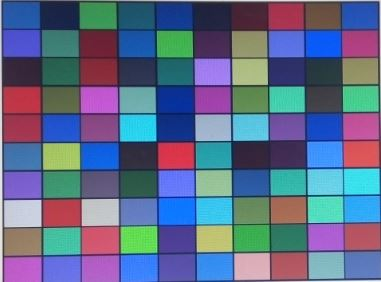
%> input picture proc.JPG, 381 x 282 px
$ octave demo.m   (GNU Octave 9; MATLAB toolbox functions it lacks are replaced by stand-ins)
%> lines starting %> are read from the running program, lines starting %| are printed output that depends on the picture
### color_xform.m
function [cal_img, a, fit] = color_xform(orig_img, orig_top, orig_left, orig_bot, orig_right, ...
                                                                 orig_patch_info, ...
                                                                 proc_img, proc_top, proc_left, proc_bot, proc_right, ...
                                                                 robust, nonlinear)
% function [cal_img, a, fit] = color_xform(orig_img, orig_top, orig_left, orig_bot, orig_right, ...
% orig_patch_info, proc_img, proc_top, proc_left, proc_bot, proc_right, robust, nonlinear);

% Calculates and returns the calibrated color corrected processed image (cal_img), given an
% original image (orig_img) and a processed image (proc_img). orig_img and proc_img must have
% the same dimensions and are three dimensional with each third dimension holding the color
% image planes (e.g., R, G, B).

% If two output arguments are requested, also returns the 4 x 3 least squares color correction matrix
% transformation [A] that maps a processed image (proc_img) to the original image (orig_img)
% according to the following transformation:

% |orig_r_1 orig_g_1 orig_b_1| |1 proc_r_1 proc_g_1 proc_b_1|
% |orig_r_2 orig_g_2 orig_b_2| |1 proc_r_2 proc_g_2 proc_b_2|
% |orig_r_3 orig_g_3 orig_b_3| |1 proc_r_3 proc_g_3 proc_b_3|
% | . . . | = |. . . . | * [A]
% | . . . | |. . . . | 4 x 3
% | . . . | |. . . . |
% |orig_r_n orig_g_n orig_b_n| |1 proc_r_n proc_g_n proc_b_n|
% n x 3 n x 4

% In the above equation, n is the number of color patches that will be used to perform the
% least-squares estimate of A (see orig_patch_info below).

% If three output arguments are requested, also returns the non-linear pre-correction or post
% correction fit that was individually applied to the color components (see below).

% The image sub-region examined by the alogorithms is specified by TOP, LEFT, BOT, & RIGHT. If
% using a test chart, this image sub-region should be the top-left and bot-right corners of the
% test chart and include the black portion of the test chart for both the original image and the
% processed image. The top-left pixel in the image is defined as coordinate (1, 1). The image
% sub-regions of the original and processed images are compared and used to compute a linear
% transformation factor between the orig_patch_info and the corresponding patch information for
% the processed image. Thus, for example, a test chart contained within the original and
% processed images does not have to be the same size or located in the same horizontal and vertical
% position. However, the two sub-regions must not be rotated with respect to each other as this
% routine does not perform any rotational correction.

% orig_patch_info is a two dimensional matrix where each row specifies the following information
% about each color patch in the original image:
% first_row - the first row number of the color patch
% first_col - the first col number of the color patch
% row_size - the number of rows in the color patch
% col_size - the number of cols in the color patch

% The number of rows in orig_patch_info specifies the number of points n that will be used in the
% above least squares solution to find the color transformation matrix [A]. The user may want to add
% a safety margin to each beginning patch location and size since the entire patch area specified by
% the orig_patch_info matrix is averaged to produce low noise estimates of the color values for each
% patch before the least squares solution is calculated. Routine generate_chart can be used to obtain
% the orig_patch_info with a safety margin added.

% The following inputs control the least-squares fitting procedure:
% robust = 0 Perform a normal least-squares fit
% = 1 Perform a robust least-squares fit reducing outlier weights.

% nonlinear = 0 Do not perform a non-linear transform on R, G, and B (individually).
% = -1 Perform a non-linear transform on R, G, and B before the color matrix
% = 1 Perform a non-linear transform on R, B, and B after the color matrix

% Set the order of the non-linear fit. Use a polynomial of order 3 since this approximates
% non-linear s-curve responses.
order = 3;
fit = zeros (order+1,3);

% Check image sizes
if (size(orig_img) ~= size(proc_img))
    disp('The original and processed images must have the same dimensions');
    return
end

% Find the total number of color patches
n = size(orig_patch_info,1);

% Compute the translation and scale between the original color
% chart patches and the processed color chart patches.
proc_patch_info = zeros(n,4);
r_scale = (proc_bot-proc_top)/(orig_bot-orig_top); % row size scale factor
proc_patch_info(:,3) = orig_patch_info(:,3)*r_scale;
c_scale = (proc_right-proc_left)/(orig_right-orig_left); % col size scale factor
proc_patch_info(:,4) = orig_patch_info(:,4)*c_scale;
r_shift = proc_top - r_scale*orig_top; % row shift after size scaling
proc_patch_info(:,1) = r_scale*orig_patch_info(:,1) + r_shift;
c_shift = proc_left - c_scale*orig_left; % col shift after size scaling
proc_patch_info(:,2) = c_scale*orig_patch_info(:,2) + c_shift;
% Round processed patch indices to the nearest integer
proc_patch_info = round(proc_patch_info);

% Calculate the R, G, B mean of each patch.
orig_mean = zeros(n,3);
proc_mean = zeros(n,3);
for i = 1:n
    % Original image
    or_1 = orig_patch_info(i,1); % top coordinate of orig patch
    oc_1 = orig_patch_info(i,2); % left coordinate of orig patch
    or_2 = orig_patch_info(i,1) + orig_patch_info(i,3) - 1; % bottom coordinate of original patch
    oc_2 = orig_patch_info(i,2) + orig_patch_info(i,4) - 1; % right coordinate of original patch
    orig_mean(i,:) = ...
        mean(reshape(orig_img(or_1:or_2, oc_1:oc_2, :),orig_patch_info(i,3)*orig_patch_info(i,4),3));
    % Processed image
    cr_1 = proc_patch_info(i,1); % top coordinate of processed patch
    cc_1 = proc_patch_info(i,2); % left coordinate of processed patch
    cr_2 = proc_patch_info(i,1) + proc_patch_info(i,3) - 1; % bottom coordinate of processed patch
    cc_2 = proc_patch_info(i,2) + proc_patch_info(i,4) - 1; % right coordinate of processed patch
    proc_mean(i,:) = ...
        mean(reshape(proc_img(cr_1:cr_2, cc_1:cc_2, :),proc_patch_info(i,3)*proc_patch_info(i,4),3));
end

% Free up memory
clear orig_img

% Plot results and store figures
figure(4); hold on
plot(proc_mean(:,1), orig_mean(:,1),'r.','markersize', 15); grid on
set(gca,'LineWidth',1)
set(gca,'FontName','Ariel')
set(gca,'fontsize',12)
xlabel('Processed Mean Red')
ylabel('Original Mean Red')
title('Orig Mean Red vs. Proc Mean Red')
hold off
print -depsc2 -tiff figure4
print -dpng figure4

figure(5);hold on
plot(proc_mean(:,2), orig_mean(:,2),'g.', 'markersize', 15);grid on
set(gca,'LineWidth',1)
set(gca,'FontName','Ariel')
set(gca,'fontsize',12)
xlabel('Processed Mean Green')
ylabel('Original Mean Green')
title('Orig Mean Green vs. Proc Mean Green')
hold off
print -depsc2 -tiff figure5
print -dpng figure5

figure(6);hold on
plot(proc_mean(:,3), orig_mean(:,3),'b.', 'markersize', 15);grid on
set(gca,'LineWidth',1)
set(gca,'FontName','Ariel')
set(gca,'fontsize',12)
xlabel('Processed Mean Blue')
ylabel('Original Mean Blue')
title('Orig Mean Blue vs. Proc Mean Blue')
hold off
print -depsc2 -tiff figure6
print -dpng figure6

% Apply a pre monotonic non-linear transformation on R, G, and B (individually) if requested.
if (nonlinear == -1)
    proc_mean_nlin = zeros(n,3);
    [fit(:,1), proc_mean_nlin(:,1)] = polyfit_monotonic(proc_mean(:,1), orig_mean(:,1), 3);
    [fit(:,2), proc_mean_nlin(:,2)] = polyfit_monotonic(proc_mean(:,2), orig_mean(:,2), 3);
    [fit(:,3), proc_mean_nlin(:,3)] = polyfit_monotonic(proc_mean(:,3), orig_mean(:,3), 3);
    % Plot results and store figures.
    figure(10);  hold on
    plot(proc_mean(:,1),proc_mean_nlin(:,1),'.r', 'markersize', 15);grid on
    set(gca,'LineWidth',1)
    set(gca,'FontName','Ariel')
    set(gca,'fontsize',12)
    xlabel('Red Before Non-linear Transformation')
    ylabel('Red After Non-linear Transformation')
    title('Non-linear Red Transformation')
    hold off
    print -depsc2 -tiff figure10
    print -dpng figure10

    figure(11);hold on
    plot(proc_mean(:,2),proc_mean_nlin(:,2),'.g', 'markersize', 15);grid on
    set(gca,'LineWidth',1)
    set(gca,'FontName','Ariel')
    set(gca,'fontsize',12)
    xlabel('Green Before Non-linear Transformation')
    ylabel('Green After Non-linear Transformation')
    title('Non-linear Green Transformation')
    hold off
    print -depsc2 -tiff figure11
    print -dpng figure11

    figure(12); hold on
    plot(proc_mean(:,3),proc_mean_nlin(:,3),'.b', 'markersize', 15); grid on
    set(gca,'LineWidth',1)
    set(gca,'FontName','Ariel')
    set(gca,'fontsize',12)
    xlabel('Blue Before Non-linear Transformation')
    ylabel('Blue After Non-linear Transformation')
    title('Non-linear Blue Transformation')
    hold off
    print -depsc2 -tiff figure12
    print -dpng figure12
    % Re-assign proc_mean to proc_mean_nlin in preparation for color matrix calculation
    proc_mean = proc_mean_nlin;
end

% Add col of ones to proc_mean in preparation for linear fit
proc_mean = [ones(n,1) proc_mean];

% Calculate a using least squares fit: all points equally weighted.
a = proc_mean\orig_mean;

% Calculate a using iterative robust fitting option that reduces the weight of outliers.
if (robust)
    max_tries = 1000; % Maximum number of tries per each robust fit
    max_change = .0001; % Maximum change allowed on each matrix element before stopping
    i_try = 0;
    this_change = inf; % initial large number to force execution of while loop
    while ((i_try <= max_tries) & (this_change > max_change))
        i_try = i_try + 1;
        last_a = a;
        % Decrease the weight on the outliers and perform new fit
        err = orig_mean - proc_mean*a; % error on each R, G, and B component, sample by sample
        err = sqrt(err(:,1).^2 + err(:,2).^2 + err(:,3).^2); % Euclidean error for each RGB sample
        cost = 1./(err+.1); % cost vector is inverse of error, limited to prevent divide by zero
        cost = cost./norm(cost); % normalize the cost vector
        cost2 = cost.*cost; % square the cost vector
        cost2_mat = sparse(1:n,1:n,cost2,n,n); % create the cost matrix
        a = inv(proc_mean'*cost2_mat*proc_mean)*proc_mean'*cost2_mat*orig_mean; % updated a
        this_change = max(max(abs(a-last_a))); % calculate them maximum change in the a elements
    end
end

% Apply a post monotonic non-linear transformation on R, G, and B (individually) if requested.
if (nonlinear == 1)
    orig_mean_hat = proc_mean*a;
    orig_mean_hat_nlin = zeros(n,3);
    [fit(:,1), orig_mean_hat_nlin(:,1)] = polyfit_monotonic(orig_mean_hat(:,1), orig_mean(:,1), 3);
    [fit(:,2), orig_mean_hat_nlin(:,2)] = polyfit_monotonic(orig_mean_hat(:,2), orig_mean(:,2), 3);
    [fit(:,3), orig_mean_hat_nlin(:,3)] = polyfit_monotonic(orig_mean_hat(:,3), orig_mean(:,3), 3);
    % Plot results and store figures.
    figure(10);  hold on
    plot(orig_mean_hat(:,1),orig_mean_hat_nlin(:,1),'.r', 'markersize', 15);
    grid on
    set(gca,'LineWidth',1)
    set(gca,'FontName','Ariel')
    set(gca,'fontsize',12)
    xlabel('Red Before Non-linear Transformation')
    ylabel('Red After Non-linear Transformation')
    title('Non-linear Red Transformation')
    hold off
    print -depsc2 -tiff figure10
    print -dpng figure10

    figure(11);  hold on
    plot(orig_mean_hat(:,2),orig_mean_hat_nlin(:,2),'.g', 'markersize', 15);
    grid on
    set(gca,'LineWidth',1)
    set(gca,'FontName','Ariel')
    set(gca,'fontsize',12)
    xlabel('Green Before Non-linear Transformation')
    ylabel('Green After Non-linear Transformation')
    title('Non-linear Green Transformation')
    hold off
    print -depsc2 -tiff figure11
    print -dpng figure11
    figure(12)
    hold on
    plot(orig_mean_hat(:,3),orig_mean_hat_nlin(:,3),'.b', 'markersize', 15);
    grid on
    set(gca,'LineWidth',1)
    set(gca,'FontName','Ariel')
    set(gca,'fontsize',12)
    xlabel('Blue Before Non-linear Transformation')
    ylabel('Blue After Non-linear Transformation')
    title('Non-linear Blue Transformation')
    hold off
    print -depsc2 -tiff figure12
    print -dpng figure12
end

% Calculate the calibrated processed image (cal_img).
% Find the total number of rows and columns in proc_img
[nr, nc, planes] = size(proc_img);
if (nonlinear == 0)
    % Apply the matrix fit that was calculated to find the final processed image.
    cal_img = [ones(nr*nc,1) reshape(permute(proc_img,[3,1,2]), 3, nr*nc)'] * a;
end
if (nonlinear == 1)
    % Apply the color matrix fit first.
    cal_img = [ones(nr*nc,1) reshape(permute(proc_img,[3,1,2]), 3, nr*nc)'] * a;
    % Then apply the nonlinear transform function that was found on each R, G, and B component.
    cal_img(:,1) = polyval(fit(:,1), cal_img(:,1));
    cal_img(:,2) = polyval(fit(:,2), cal_img(:,2));
    cal_img(:,3) = polyval(fit(:,3), cal_img(:,3));
end
if (nonlinear == -1)
    % Apply the nonlinear transform function that was found on each R, G, and B component first.
    cal_img = zeros(nr*nc,planes);
    proc_img_reshape = reshape(permute(proc_img,[3,1,2]), 3, nr*nc)';
    cal_img(:,1) = polyval(fit(:,1), proc_img_reshape(:,1));
    cal_img(:,2) = polyval(fit(:,2), proc_img_reshape(:,2));
    cal_img(:,3) = polyval(fit(:,3), proc_img_reshape(:,3));
    clear proc_imge_reshape
    % Then apply the color matrix fit.
    cal_img = [ones(nr*nc,1) cal_img] * a;
end


% Reformat cal_img
cal_img = reshape(cal_img, nr, nc,3);
% Calculate the R, G, B mean of each patch in new calibrated image.
proc_mean2 = zeros(n,3);
for i = 1:n
    % Processed image
    cr_1 = proc_patch_info(i,1); % top coordinate of processed patch
    cc_1 = proc_patch_info(i,2); % left coordinate of processed patch
    cr_2 = proc_patch_info(i,1) + proc_patch_info(i,3) - 1; % bottom coordinate of processed patch
    cc_2 = proc_patch_info(i,2) + proc_patch_info(i,4) - 1; % right coordinate of processed patch
    proc_mean2(i,:) = ...
        mean(reshape(cal_img(cr_1:cr_2, cc_1:cc_2, :),proc_patch_info(i,3)*proc_patch_info(i,4),3));
end

% Plot results versus original and store figures.
figure(7)
hold on
plot(proc_mean2(:,1), orig_mean(:,1),'r.', 'markersize', 15);
grid on
set(gca,'LineWidth',1)
set(gca,'FontName','Ariel')
set(gca,'fontsize',12)
xlabel('Final Fitted Processed Mean Red')
ylabel('Original Mean Red')
title('Orig Mean Red vs. Final Fitted Proc Mean Red')
hold off
print -depsc2 -tiff figure7
print -dpng figure7
figure(8)
hold on
plot(proc_mean2(:,2), orig_mean(:,2), 'g.', 'markersize', 15);
grid on
set(gca,'LineWidth',1)
set(gca,'FontName','Ariel')
set(gca,'fontsize',12)
xlabel('Final Fitted Processed Mean Green')
ylabel('Original Mean Green')
title('Orig Mean Green vs. Final Fitted Proc Mean Green')
hold off
print -depsc2 -tiff figure8
print -dpng figure8
figure(9)
hold on
plot(proc_mean2(:,3), orig_mean(:,3), 'b.', 'markersize', 15);
grid on
set(gca,'LineWidth',1)
set(gca,'FontName','Ariel')
set(gca,'fontsize',12)
xlabel('Final Fitted Processed Mean Green')
ylabel('Original Mean Blue')
title('Orig Mean Blue vs. Final Fitted Proc Mean Blue')
hold off
print -depsc2 -tiff figure9
print -dpng figure9

### polyfit_monotonic.m
function [fit, yhat] = polyfit_monotonic(x, y, order)
% function [fit, yhat] = polyfit_monotonic(x, y, order);
%
% Perform a monotonic polynomial fit of column vector x to column vector y and returns
% the fit and estimated yhat. The order of the polynomial fit must be >= 1.
%
% Requires the use of optimization toolbox routine lsqlin.
%
% Catch to make sure order >= 1
if (order < 1)
    disp('Fitting order must be greater than or equal to 1');
end
% Find the size of the column vectors.
n = size(x,1);
% Create x and dx arrays. For the dx slope array (holds the derivatives of y with respect
% to x, the slope_sign specifies the direction of the slope that must not change over the
% x range.
x_temp = ones(n,1);
dx_temp = zeros(n,1);
slope_sign = 1;
for col = 1:order
    x_temp = [x_temp x.^col];
    dx_temp = [dx_temp col*x.^(col-1)];
end
% The lsqlin routine uses <= inequalities. Thus, if slope_sign is -1 (negative
% slope), we are correct but if slope_sign is +1 (positive slope), we must
% multiple dx by -1.
if (slope_sign == 1)
    dx_temp = -1*dx_temp;
end
% x fitted to y
fit = lsqlin(x_temp, y, dx_temp, zeros(n,1));
fit = flipud(fit); % organize this fit the same as what is output by polyfit
% yhat calculated
yhat = polyval(fit,x);

### demo.m
clc;close all;

% [chart, patch_info] = generate_chart (1704, 2272, 100, 16, 240, 16, 240, 16, 240, 8, 16);

branch_for_learning_git = 3;

chart = load('chart.mat');
chart = chart.chart;

patch_info = load('patch_info.mat');
patch_info = patch_info.patch_info;

proc= imread('proc.JPG');     % captured by cellphone camera
%> proc is the input picture: size 282x381x3 uint8; mean R, G, B 94, 108.1, 139.2
proc=double(proc);
%> proc: size 282x381x3 double

hight=size(proc,1);
%> hight = 282
width=size(proc,2);
%> width = 381

[cal, a, fit] = color_xform (chart, 1, 1, 1704, 2272,...
                                          patch_info , ...
                                          proc, 1, 1, hight, width,...
                                          1, -1);
%> after the loop in color_xform, `for i = 1:n`: orig_mean = 100 rows, first 12: [25 183 200; 26 26 127; 49 230 137; 19 180 160; 18 140 177; 125 101 108; 170 56 48; 230 89 115; 194 168 41; 117 159 200; 189 66 232; 131 206 156]; proc_mean = 100 rows, first 12: [37.88 88.5 167.1; 25.96 36.2 69.85; 60.16 147.8 86.16; 29.36 82.92 103.6; 19.97 55.66 134.5; 31.32 35.56 63.19; 71.05 36.88 53.97; 164.5 52.61 79.53; 105.5 80.39 66.3; 38.54 82.53 179.5; 79.36 82.52 207.8; 61.92 124.8 117.8]
%> in color_xform, `title('Orig Mean Red vs. Proc Mean Red')`:
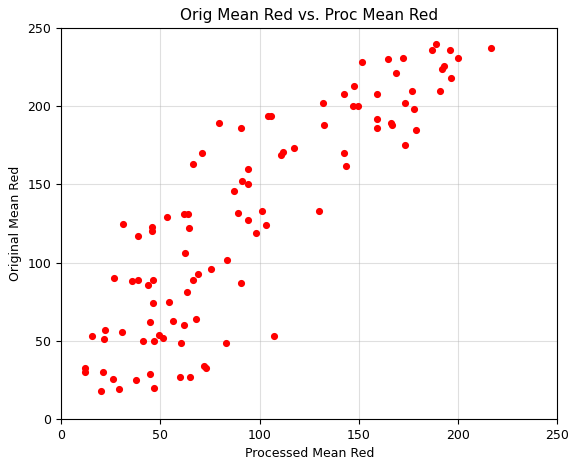
%> figure redrawn from the program's plot data
%> in color_xform, `title('Orig Mean Green vs. Proc Mean Green')`:
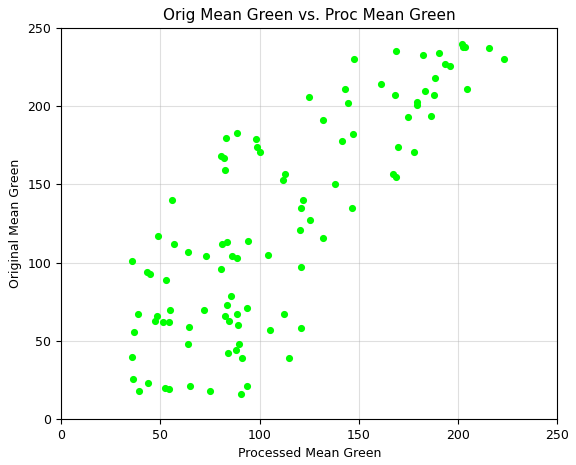
%> figure redrawn from the program's plot data
%> in color_xform, `title('Orig Mean Blue vs. Proc Mean Blue')`:
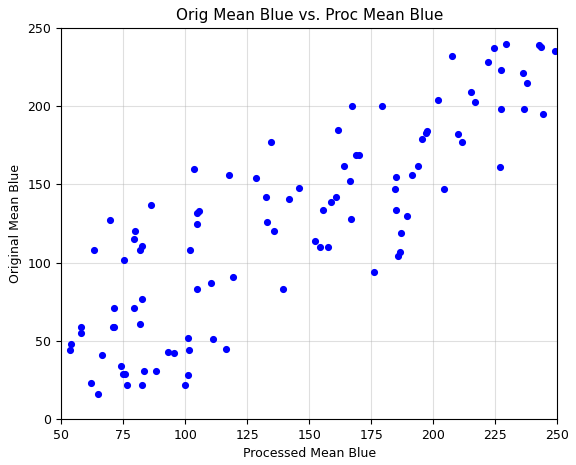
%> figure redrawn from the program's plot data
%> in polyfit_monotonic, `n = size(x,1);`: n = 100
%> after the loop in polyfit_monotonic, `for col = 1:order`: dx_temp = 100 rows, first 8: [0 1 75.76 4304.4; 0 1 51.91 2021.3; 0 1 120.3 10858.7; 0 1 58.72 2585.7; 0 1 39.95 1196.9; 0 1 62.64 2942.4; 0 1 142.1 15144.6; 0 1 329 81187.6]; x_temp = 100 rows, first 8: [1 37.88 1434.8 54348; 1 25.96 673.8 17488.9; 1 60.16 3619.6 217763.3; 1 29.36 861.9 25303.2; 1 19.97 399 7968.7; 1 31.32 980.8 30717.1; 1 71.05 5048.2 358678.2; 1 164.5 27062.5 4451972.3]
%> in polyfit_monotonic, `dx_temp = -1*dx_temp;`: dx_temp = 100 rows, first 8: [0 -1 -75.76 -4304.4; 0 -1 -51.91 -2021.3; 0 -1 -120.3 -10858.7; 0 -1 -58.72 -2585.7; 0 -1 -39.95 -1196.9; 0 -1 -62.64 -2942.4; 0 -1 -142.1 -15144.6; 0 -1 -329 -81187.6]
%> in polyfit_monotonic, `fit = flipud(fit);`: fit = [0; 0; 0; 0]
%> in polyfit_monotonic, `yhat = polyval(fit,x);`: yhat = 100 values from 0 to 0
%> after the loop in polyfit_monotonic (call 2), `for col = 1:order`: dx_temp = 100 rows, first 8: [0 1 177 23498; 0 1 72.4 3931.3; 0 1 295.7 65560.7; 0 1 165.8 20628; 0 1 111.3 9293.8; 0 1 71.13 3794.3; 0 1 73.77 4081.1; 0 1 105.2 8303.9]; x_temp = 100 rows, first 8: [1 88.5 7832.7 693208.3; 1 36.2 1310.4 47436.7; 1 147.8 21853.6 3230600.6; 1 82.92 6876 570169.5; 1 55.66 3097.9 172427.2; 1 35.56 1264.8 44980.3; 1 36.88 1360.4 50175; 1 52.61 2768 145625.9]
%> in polyfit_monotonic (call 2), `dx_temp = -1*dx_temp;`: dx_temp = 100 rows, first 8: [0 -1 -177 -23498; 0 -1 -72.4 -3931.3; 0 -1 -295.7 -65560.7; 0 -1 -165.8 -20628; 0 -1 -111.3 -9293.8; 0 -1 -71.13 -3794.3; 0 -1 -73.77 -4081.1; 0 -1 -105.2 -8303.9]
%> after the loop in polyfit_monotonic (call 3), `for col = 1:order`: dx_temp = 100 rows, first 8: [0 1 334.2 83790.2; 0 1 139.7 14635.6; 0 1 172.3 22272.9; 0 1 207.1 32183; 0 1 268.9 54244.1; 0 1 126.4 11979.7; 0 1 107.9 8737.1; 0 1 159.1 18974.3]; x_temp = 100 rows, first 8: [1 167.1 27930.1 4667752.2; 1 69.85 4878.5 340746.9; 1 86.16 7424.3 639709.8; 1 103.6 10727.7 1111113.8; 1 134.5 18081.4 2431346.7; 1 63.19 3993.2 252340.3; 1 53.97 2912.4 157168.6; 1 79.53 6324.8 502998.9]
%> in polyfit_monotonic (call 3), `dx_temp = -1*dx_temp;`: dx_temp = 100 rows, first 8: [0 -1 -334.2 -83790.2; 0 -1 -139.7 -14635.6; 0 -1 -172.3 -22272.9; 0 -1 -207.1 -32183; 0 -1 -268.9 -54244.1; 0 -1 -126.4 -11979.7; 0 -1 -107.9 -8737.1; 0 -1 -159.1 -18974.3]
%> in color_xform, `title('Non-linear Red Transformation')`:
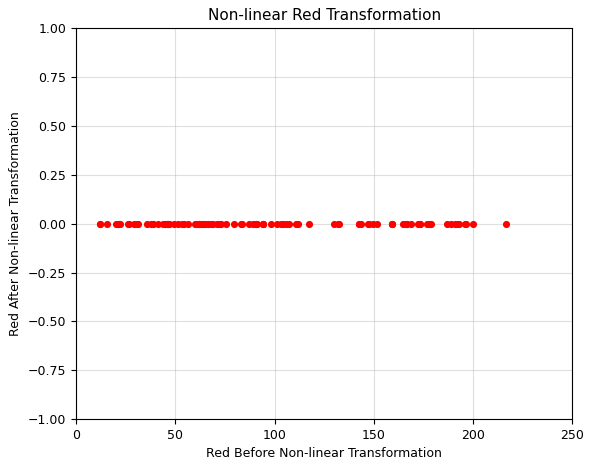
%> figure redrawn from the program's plot data
%> in color_xform, `title('Non-linear Green Transformation')`:
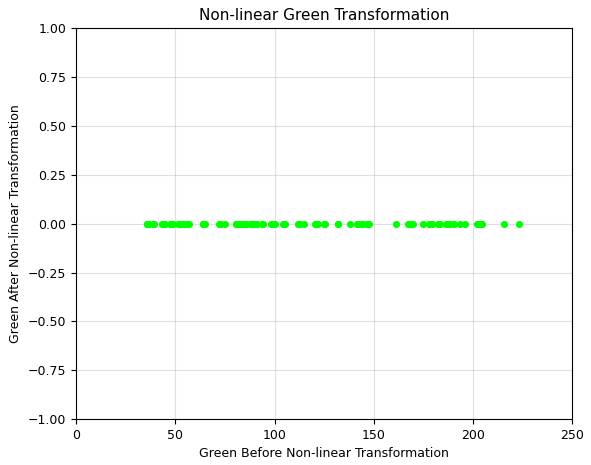
%> figure redrawn from the program's plot data
%> in color_xform, `title('Non-linear Blue Transformation')`:
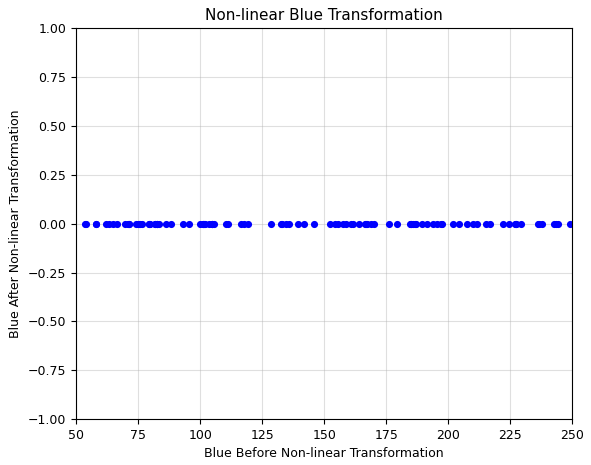
%> figure redrawn from the program's plot data
%> in color_xform, `proc_mean = proc_mean_nlin;`: proc_mean = 100 rows, first 12: [0 0 0; 0 0 0; 0 0 0; 0 0 0; 0 0 0; 0 0 0; 0 0 0; 0 0 0; 0 0 0; 0 0 0; 0 0 0; 0 0 0]
%> in color_xform, `a = proc_mean\orig_mean;`: a = [128.5 125.9 124.5; 0 0 0; 0 0 0; 0 0 0]
%> the loop in color_xform, `while ((i_try <= max_tries) & (this_change > max_change))` made 1 pass
%> after the loop in color_xform, `while ((i_try <= max_tries) & (this_change > max_change))`: i_try = 1
%> in color_xform, `cal_img = reshape(cal_img, nr, nc,3);`: cal_img: size 282x381x3 double; every value is NaN or infinite
%> after the loop in color_xform, `for i = 1:n`: proc_mean2 = 100 rows, first 12: [NaN NaN NaN; NaN NaN NaN; NaN NaN NaN; NaN NaN NaN; NaN NaN NaN; NaN NaN NaN; NaN NaN NaN; NaN NaN NaN; NaN NaN NaN; NaN NaN NaN; NaN NaN NaN; NaN NaN NaN]
%> in color_xform, `title('Orig Mean Red vs. Final Fitted Proc Mean Red')`:
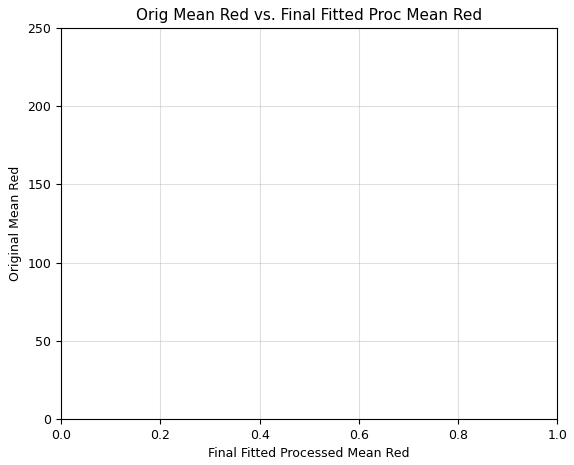
%> figure redrawn from the program's plot data
%> a = [NaN NaN NaN; NaN NaN NaN; NaN NaN NaN; NaN NaN NaN]; fit = [0 0 0; 0 0 0; 0 0 0; 0 0 0]


figure,imshow(uint8(chart)),title('the chart')
figure,imshow(uint8(proc)),title('the original image')
figure,imshow(uint8(cal)),title('the CCM processed image')
